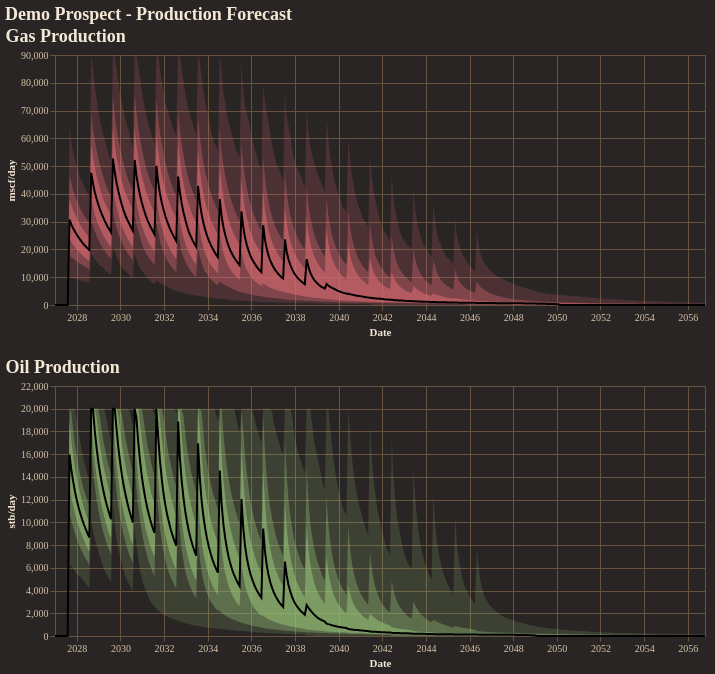

The cell this chart's notebook holds for it:
### Code cell
fig = reporter.plotter.combined_production_plot(
    figsize=(650, 250),
    backend=PLOTTING_BACKEND
)
fig.show()

### Figure 1 — Vega-Lite specification as saved in the notebook (floating-point values rounded to 4 significant figures; data arrays with more than 128 entries replaced by an {"elided": "..."} marker saying what was removed)
{"config": {"background": "#292524", "view": {"fill": "#292524", "stroke": "#665340"}, "title": {"color": "#f4e9d7", "font": "Merriweather", "fontSize": 18, "fontWeight": 600, "subtitleColor": "#d5c2a6", "anchor": "start"}, "axis": {"domainColor": "#665340", "gridColor": "#665340", "tickColor": "#665340", "labelColor": "#d5c2a6", "titleColor": "#f4e9d7", "labelFont": "Merriweather", "titleFont": "Merriweather"}, "legend": {"titleColor": "#f4e9d7", "labelColor": "#d5c2a6", "labelFont": "Merriweather", "titleFont": "Merriweather", "orient": "top-right", "symbolType": "circle"}, "header": {"labelColor": "#d5c2a6", "titleColor": "#f4e9d7", "labelFont": "Merriweather", "titleFont": "Merriweather"}, "mark": {"color": "#c78d3b"}, "line": {"color": "#c78d3b"}, "bar": {"color": "#c78d3b"}, "point": {"color": "#ddb06d"}, "area": {"color": "#c78d3b", "opacity": 0.35}, "text": {"color": "#f4e9d7", "font": "Merriweather"}, "range": {"category": ["#5DA5DA", "#F28E2B", "#59C36A", "#E15759", "#B07AA1", "#4ECDC4", "#FF9DA7", "#EDC948"]}}, "vconcat": [{"layer": [{"mark": {"type": "area", "color": "rgba(224, 108, 117, 1.0)", "opacity": 0.18}, "encoding": {"tooltip": [{"field": "date", "title": "Date", "type": "temporal"}, {"field": "p01", "format": ",.2f", "title": "P01", "type": "quantitative"}, {"field": "p10", "format": ",.2f", "title": "P10", "type": "quantitative"}, {"field": "p25", "format": ",.2f", "title": "P25", "type": "quantitative"}, {"field": "p50", "format": ",.2f", "title": "P50", "type": "quantitative"}, {"field": "p75", "format": ",.2f", "title": "P75", "type": "quantitative"}, {"field": "p90", "format": ",.2f", "title": "P90", "type": "quantitative"}, {"field": "p99", "format": ",.2f", "title": "P99", "type": "quantitative"}], "x": {"field": "date", "title": "Date", "type": "temporal"}, "y": {"field": "p01", "title": "mscf/day", "type": "quantitative"}, "y2": {"field": "p99"}}}, {"mark": {"type": "area", "color": "rgba(224, 108, 117, 1.0)", "opacity": 0.35}, "encoding": {"tooltip": [{"field": "date", "title": "Date", "type": "temporal"}, {"field": "p01", "format": ",.2f", "title": "P01", "type": "quantitative"}, {"field": "p10", "format": ",.2f", "title": "P10", "type": "quantitative"}, {"field": "p25", "format": ",.2f", "title": "P25", "type": "quantitative"}, {"field": "p50", "format": ",.2f", "title": "P50", "type": "quantitative"}, {"field": "p75", "format": ",.2f", "title": "P75", "type": "quantitative"}, {"field": "p90", "format": ",.2f", "title": "P90", "type": "quantitative"}, {"field": "p99", "format": ",.2f", "title": "P99", "type": "quantitative"}], "x": {"field": "date", "title": "Date", "type": "temporal"}, "y": {"field": "p10", "title": "mscf/day", "type": "quantitative"}, "y2": {"field": "p90"}}}, {"mark": {"type": "area", "color": "rgba(224, 108, 117, 1.0)", "opacity": 0.55}, "encoding": {"tooltip": [{"field": "date", "title": "Date", "type": "temporal"}, {"field": "p01", "format": ",.2f", "title": "P01", "type": "quantitative"}, {"field": "p10", "format": ",.2f", "title": "P10", "type": "quantitative"}, {"field": "p25", "format": ",.2f", "title": "P25", "type": "quantitative"}, {"field": "p50", "format": ",.2f", "title": "P50", "type": "quantitative"}, {"field": "p75", "format": ",.2f", "title": "P75", "type": "quantitative"}, {"field": "p90", "format": ",.2f", "title": "P90", "type": "quantitative"}, {"field": "p99", "format": ",.2f", "title": "P99", "type": "quantitative"}], "x": {"field": "date", "title": "Date", "type": "temporal"}, "y": {"field": "p25", "title": "mscf/day", "type": "quantitative"}, "y2": {"field": "p75"}}}, {"mark": {"type": "line", "color": "black", "strokeWidth": 2}, "encoding": {"tooltip": [{"field": "date", "title": "Date", "type": "temporal"}, {"field": "p01", "format": ",.2f", "title": "P01", "type": "quantitative"}, {"field": "p10", "format": ",.2f", "title": "P10", "type": "quantitative"}, {"field": "p25", "format": ",.2f", "title": "P25", "type": "quantitative"}, {"field": "p50", "format": ",.2f", "title": "P50", "type": "quantitative"}, {"field": "p75", "format": ",.2f", "title": "P75", "type": "quantitative"}, {"field": "p90", "format": ",.2f", "title": "P90", "type": "quantitative"}, {"field": "p99", "format": ",.2f", "title": "P99", "type": "quantitative"}], "x": {"field": "date", "title": "Date", "type": "temporal"}, "y": {"field": "p50", "title": "mscf/day", "type": "quantitative"}}}], "data": {"name": "data-889631c1b3c861648dae646b161a31da"}, "height": 250, "title": "Gas Production", "width": 650}, {"layer": [{"mark": {"type": "area", "color": "rgba(152, 195, 121, 1.0)", "opacity": 0.18}, "encoding": {"tooltip": [{"field": "date", "title": "Date", "type": "temporal"}, {"field": "p01", "format": ",.2f", "title": "P01", "type": "quantitative"}, {"field": "p10", "format": ",.2f", "title": "P10", "type": "quantitative"}, {"field": "p25", "format": ",.2f", "title": "P25", "type": "quantitative"}, {"field": "p50", "format": ",.2f", "title": "P50", "type": "quantitative"}, {"field": "p75", "format": ",.2f", "title": "P75", "type": "quantitative"}, {"field": "p90", "format": ",.2f", "title": "P90", "type": "quantitative"}, {"field": "p99", "format": ",.2f", "title": "P99", "type": "quantitative"}], "x": {"field": "date", "title": "Date", "type": "temporal"}, "y": {"field": "p01", "title": "stb/day", "type": "quantitative"}, "y2": {"field": "p99"}}}, {"mark": {"type": "area", "color": "rgba(152, 195, 121, 1.0)", "opacity": 0.35}, "encoding": {"tooltip": [{"field": "date", "title": "Date", "type": "temporal"}, {"field": "p01", "format": ",.2f", "title": "P01", "type": "quantitative"}, {"field": "p10", "format": ",.2f", "title": "P10", "type": "quantitative"}, {"field": "p25", "format": ",.2f", "title": "P25", "type": "quantitative"}, {"field": "p50", "format": ",.2f", "title": "P50", "type": "quantitative"}, {"field": "p75", "format": ",.2f", "title": "P75", "type": "quantitative"}, {"field": "p90", "format": ",.2f", "title": "P90", "type": "quantitative"}, {"field": "p99", "format": ",.2f", "title": "P99", "type": "quantitative"}], "x": {"field": "date", "title": "Date", "type": "temporal"}, "y": {"field": "p10", "title": "stb/day", "type": "quantitative"}, "y2": {"field": "p90"}}}, {"mark": {"type": "area", "color": "rgba(152, 195, 121, 1.0)", "opacity": 0.55}, "encoding": {"tooltip": [{"field": "date", "title": "Date", "type": "temporal"}, {"field": "p01", "format": ",.2f", "title": "P01", "type": "quantitative"}, {"field": "p10", "format": ",.2f", "title": "P10", "type": "quantitative"}, {"field": "p25", "format": ",.2f", "title": "P25", "type": "quantitative"}, {"field": "p50", "format": ",.2f", "title": "P50", "type": "quantitative"}, {"field": "p75", "format": ",.2f", "title": "P75", "type": "quantitative"}, {"field": "p90", "format": ",.2f", "title": "P90", "type": "quantitative"}, {"field": "p99", "format": ",.2f", "title": "P99", "type": "quantitative"}], "x": {"field": "date", "title": "Date", "type": "temporal"}, "y": {"field": "p25", "title": "stb/day", "type": "quantitative"}, "y2": {"field": "p75"}}}, {"mark": {"type": "line", "color": "black", "strokeWidth": 2}, "encoding": {"tooltip": [{"field": "date", "title": "Date", "type": "temporal"}, {"field": "p01", "format": ",.2f", "title": "P01", "type": "quantitative"}, {"field": "p10", "format": ",.2f", "title": "P10", "type": "quantitative"}, {"field": "p25", "format": ",.2f", "title": "P25", "type": "quantitative"}, {"field": "p50", "format": ",.2f", "title": "P50", "type": "quantitative"}, {"field": "p75", "format": ",.2f", "title": "P75", "type": "quantitative"}, {"field": "p90", "format": ",.2f", "title": "P90", "type": "quantitative"}, {"field": "p99", "format": ",.2f", "title": "P99", "type": "quantitative"}], "x": {"field": "date", "title": "Date", "type": "temporal"}, "y": {"field": "p50", "title": "stb/day", "type": "quantitative"}}}], "data": {"name": "data-db0f9131910607bef082f29c568dc5ce"}, "height": 250, "title": "Oil Production", "width": 650}], "title": "Demo Prospect - Production Forecast", "$schema": "https://vega.github.io/schema/vega-lite/v5.20.1.json", "datasets": {"data-889631c1b3c861648dae646b161a31da": {"elided": "360 records"}, "data-db0f9131910607bef082f29c568dc5ce": {"elided": "360 records"}}}
